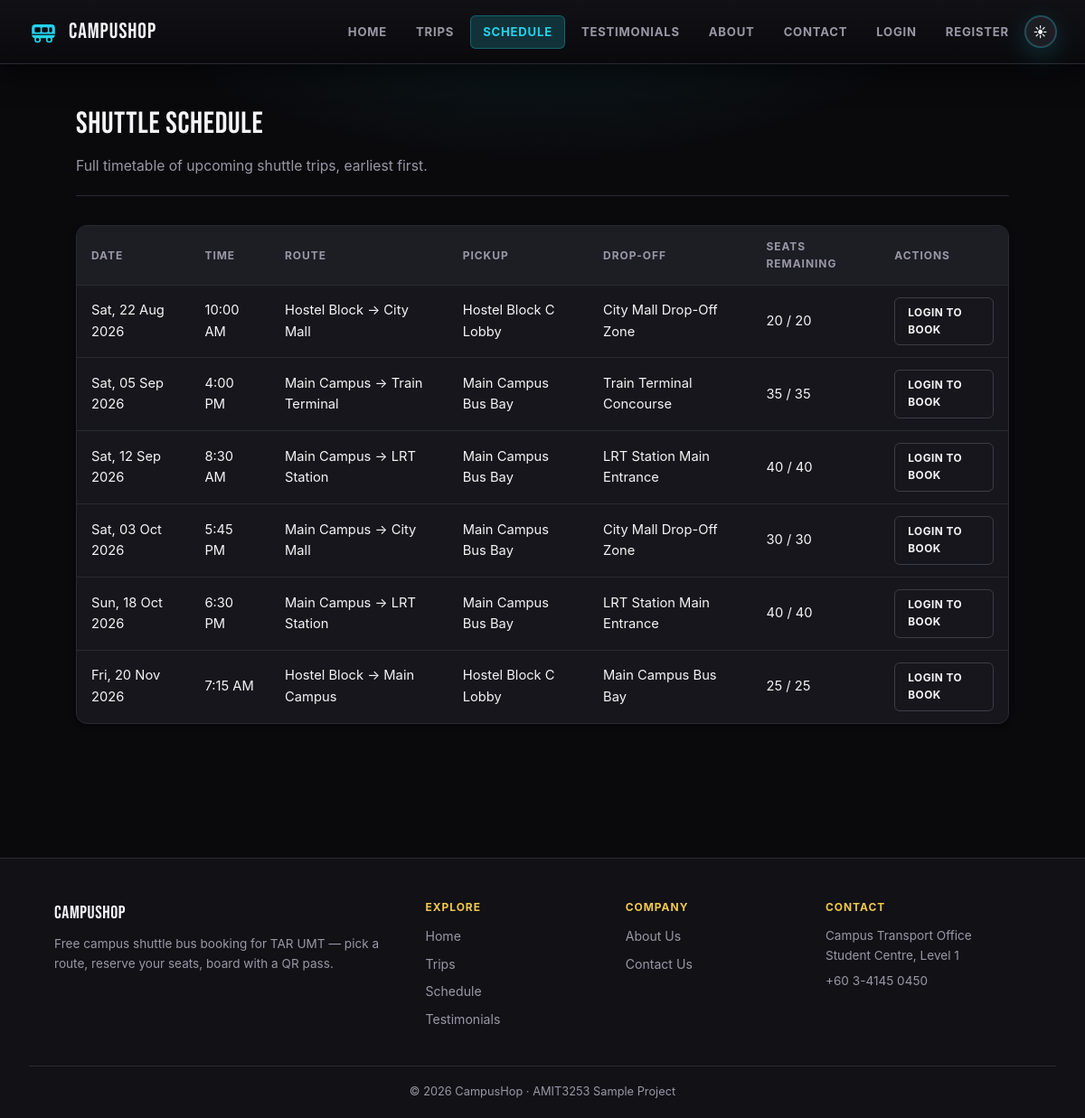
Page /schedule.php on the committed database.
### tables this page shows
CREATE TABLE trips (
  id INT AUTO_INCREMENT PRIMARY KEY,
  route_name VARCHAR(150) NOT NULL,
  trip_date DATE NOT NULL,
  departure_time TIME NOT NULL,
  pickup_point VARCHAR(150) NOT NULL,
  dropoff_point VARCHAR(150) NOT NULL,
  capacity INT NOT NULL,
  seats_booked INT NOT NULL DEFAULT 0,
  image_url VARCHAR(500) NULL
);

### auth.php (called while the page is built, shortened)
<?php
function current_user_id() {
    return $_SESSION['user_id'] ?? null;
}

### schedule.php (the view, shortened to what this page needs)
<?php
require 'config.php';
require 'auth.php';
$trips = $conn->query('SELECT *, (capacity - seats_booked) AS remaining FROM trips ORDER BY trip_date, departure_time')->fetch_all(MYSQLI_ASSOC);
require 'partials/header.php';
?>
<div class="page-header">
<h1>Shuttle Schedule</h1>
<p>Full timetable of upcoming shuttle trips, earliest first.</p>
</div>
<?php if (empty($trips)): ?>
<div class="empty-state">
<div class="empty-state-icon">&#128197;</div>
<p>No trips scheduled yet.</p>
</div>
<?php else: ?>
<table>
<tr><th>Date</th><th>Time</th><th>Route</th><th>Pickup</th><th>Drop-off</th><th>Seats Remaining</th><th>Actions</th></tr>
<?php foreach ($trips as $t): ?>
<tr>
<td><?= htmlspecialchars(date('D, d M Y', strtotime($t['trip_date']))) ?></td>
<td><?= htmlspecialchars(date('g:i A', strtotime($t['departure_time']))) ?></td>
<td><?= htmlspecialchars($t['route_name']) ?></td>
<td><?= htmlspecialchars($t['pickup_point']) ?></td>
<td><?= htmlspecialchars($t['dropoff_point']) ?></td>
<td><?= (int)$t['remaining'] ?> / <?= (int)$t['capacity'] ?></td>
<td>
<?php if ($t['remaining'] <= 0): ?>
<button class="btn btn-small" disabled>Fully Booked</button>
<?php elseif (current_user_id()): ?>
<a class="btn btn-small" href="create.php?trip_id=<?= (int)$t['id'] ?>">Book Now</a>
<?php else: ?>
<a class="btn btn-small btn-secondary" href="login.php">Login to Book</a>
<?php endif; ?>
</td>
</tr>
<?php endforeach; ?>
</table>
<?php endif; ?>
<?php require 'partials/footer.php'; ?>

### partials/header.php (shortened to what this page needs)
<?php
$loggedIn = current_user_id() !== null;
$currentPage = basename($_SERVER['PHP_SELF']);
function nav_active($page, $current) {
    return $page === $current ? ' active' : '';
}
?>
<!DOCTYPE html>
<html>
<head>
<link rel="stylesheet" href="style.css?v=<?= @filemtime(__DIR__ . '/../style.css') ?>">
</head>
<body>
<nav class="navbar">
<a class="brand" href="index.php">
CampusHop</a>
<div class="nav-links">
<a href="index.php" class="<?= trim(nav_active('index.php', $currentPage)) ?>">Home</a>
<a href="trips.php" class="<?= trim(nav_active('trips.php', $currentPage)) ?>">Trips</a>
<a href="schedule.php" class="<?= trim(nav_active('schedule.php', $currentPage)) ?>">Schedule</a>
<a href="testimonials.php" class="<?= trim(nav_active('testimonials.php', $currentPage)) ?>">Testimonials</a>
<a href="about.php" class="<?= trim(nav_active('about.php', $currentPage)) ?>">About</a>
<a href="contact.php" class="<?= trim(nav_active('contact.php', $currentPage)) ?>">Contact</a>
<?php if ($loggedIn): ?>
<div class="user-menu">
<button type="button" class="nav-user user-menu-trigger" aria-haspopup="true" aria-expanded="false">
<span class="user-avatar"><?= htmlspecialchars(mb_strtoupper(mb_substr(current_user_name(), 0, 1))) ?></span> Hi, <?= htmlspecialchars(current_user_name()) ?>
</button>
<div class="user-menu-dropdown">
<a href="account.php">My Account</a>
<a href="logout.php">Logout</a>
</div>
</div>
<?php else: ?>
<a href="login.php">Login</a>
<a href="register.php">Register</a>
<?php endif; ?>
<button id="theme-toggle" class="theme-toggle" type="button" aria-label="Toggle dark mode">&#9728;</button>
</div>
</nav>
<main class="container">

### partials/footer.php (shortened to what this page needs)
</main>
<footer class="site-footer">
<div class="footer-grid">
<div class="footer-brand">
<div class="footer-brand-name">CampusHop</div>
<p>Free campus shuttle bus booking for TAR UMT &mdash; pick a route, reserve your seats, board with a QR pass.</p>
</div>
<div class="footer-links">
<h4>Explore</h4>
<a href="index.php">Home</a>
<a href="trips.php">Trips</a>
<a href="schedule.php">Schedule</a>
<a href="testimonials.php">Testimonials</a>
</div>
<div class="footer-links">
<h4>Company</h4>
<a href="about.php">About Us</a>
<a href="contact.php">Contact Us</a>
</div>
<div class="footer-links">
<h4>Contact</h4>
<p>Campus Transport Office<br>Student Centre, Level 1</p>
<p>+60 3-4145 0450</p>
</div>
</div>
<div class="footer-bottom">
<p>&copy; <?= date('Y') ?> CampusHop &middot; AMIT3253 Sample Project</p>
</div>
</footer>
</body>
</html>

### rows in the picture
trips: trip_date "Sat, 22 Aug 2026", departure_time "10:00 AM", route_name "Hostel Block -> City Mall", pickup_point "Hostel Block C Lobby", dropoff_point "City Mall Drop-Off Zone", remaining "20", capacity "20"
trips: trip_date "Sat, 05 Sep 2026", departure_time "4:00 PM", route_name "Main Campus -> Train Terminal", pickup_point "Main Campus Bus Bay", dropoff_point "Train Terminal Concourse", remaining "35", capacity "35"
trips: trip_date "Sat, 12 Sep 2026", departure_time "8:30 AM", route_name "Main Campus -> LRT Station", pickup_point "Main Campus Bus Bay", dropoff_point "LRT Station Main Entrance", remaining "40", capacity "40"
trips: trip_date "Sat, 03 Oct 2026", departure_time "5:45 PM", route_name "Main Campus -> City Mall", pickup_point "Main Campus Bus Bay", dropoff_point "City Mall Drop-Off Zone", remaining "30", capacity "30"
trips: trip_date "Sun, 18 Oct 2026", departure_time "6:30 PM", route_name "Main Campus -> LRT Station", pickup_point "Main Campus Bus Bay", dropoff_point "LRT Station Main Entrance", remaining "40", capacity "40"
trips: trip_date "Fri, 20 Nov 2026", departure_time "7:15 AM", route_name "Hostel Block -> Main Campus", pickup_point "Hostel Block C Lobby", dropoff_point "Main Campus Bus Bay", remaining "25", capacity "25"
